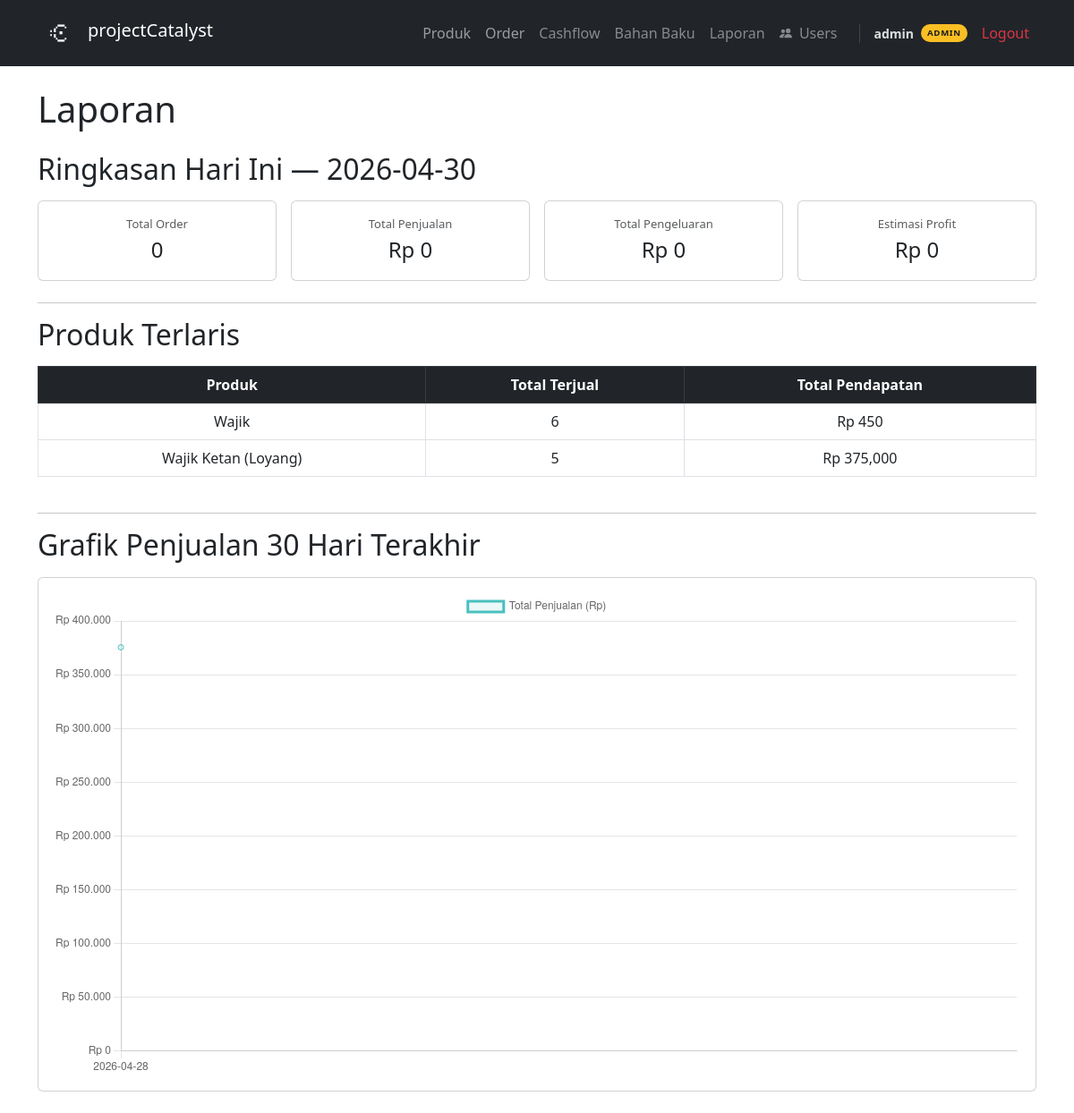
The app's page /reports (signed in) with its own data.
### tables this page shows
CREATE TABLE users (id INTEGER PRIMARY KEY AUTOINCREMENT, username TEXT UNIQUE NOT NULL, password_hash TEXT NOT NULL, created_at TIMESTAMP DEFAULT CURRENT_TIMESTAMP, role TEXT NOT NULL DEFAULT 'user');

CREATE TABLE products (
    id          INTEGER PRIMARY KEY AUTOINCREMENT,
    name        TEXT NOT NULL,
    price       REAL NOT NULL,
    unit        TEXT NOT NULL,
    is_active   INTEGER DEFAULT 1,
    created_at  TEXT DEFAULT CURRENT_TIMESTAMP
);

### app.py (the view)
@app.route('/reports')
@admin_required
def reports():
    from datetime import date
    today = date.today().isoformat()
    daily_orders, daily_expenses = get_daily_summary(today)
    top_products = get_top_products()
    monthly = get_monthly_summary()
    return render_template('reports.html',
        daily_orders=daily_orders,
        daily_expenses=daily_expenses,
        top_products=top_products,
        monthly=monthly,
        today=today
    )

### app.py (called while the page is built)
@login_manager.user_loader
def load_user(user_id):
    row = get_user_by_id(user_id)
    if row:
        return User(row['id'], row['username'], row['password_hash'], row['role'])
    return None

def admin_required(f):
    @wraps(f)
    @login_required
    def decorated(*args, **kwargs):
        if not current_user.is_admin:
            abort(403)
        return f(*args, **kwargs)
    return decorated

    @property
    def is_admin(self):
        return self.role == 'admin'

### database/db.py (called while the page is built)
def get_connection():
    conn = sqlite3.connect(DB_PATH)
    conn.row_factory = sqlite3.Row
    conn.execute("PRAGMA foreign_keys = ON")
    return conn

def get_user_by_id(user_id):
    conn = get_connection()
    user = conn.execute('SELECT * FROM users WHERE id = ?', (user_id,)).fetchone()
    conn.close()
    return user

def get_daily_summary(date):
    conn = get_connection()
    total_orders = conn.execute("""
        SELECT COUNT(*) as total_orders,
               SUM(oi.quantity * oi.price) as total_penjualan
        FROM orders o
        LEFT JOIN order_items oi ON o.id = oi.order_id
        WHERE o.order_date = ? AND o.status != 'cancelled'
    """, (date,)).fetchone()
    total_expenses = conn.execute("""
        SELECT SUM(amount) as total_pengeluaran
        FROM expenses
        WHERE date = ?
    """, (date,)).fetchone()
    conn.close()
    return total_orders, total_expenses

def get_top_products():
    conn = get_connection()
    products = conn.execute("""
        SELECT p.name,
               SUM(oi.quantity) as total_terjual,
               SUM(oi.quantity * oi.price) as total_pendapatan
        FROM order_items oi
        JOIN products p ON oi.product_id = p.id
        JOIN orders o ON oi.order_id = o.id
        WHERE o.status != 'cancelled'
        GROUP BY p.id
        ORDER BY total_terjual DESC
        LIMIT 5
    """).fetchall()
    conn.close()
    return products

def get_monthly_summary():
    conn = get_connection()
    summary = conn.execute("""
        SELECT o.order_date,
               COUNT(DISTINCT o.id) as total_order,
               SUM(oi.quantity * oi.price) as total_penjualan
        FROM orders o
        LEFT JOIN order_items oi ON o.id = oi.order_id
        WHERE o.status != 'cancelled'
        AND o.order_date >= DATE('now', '-30 days')
        GROUP BY o.order_date
        ORDER BY o.order_date ASC
    """).fetchall()
    conn.close()
    return summary

### templates/reports.html (shortened to what this page needs)
{% extends 'base.html' %}
{% block content %}
<h1 class="mb-4">Laporan</h1>
<h2 class="mb-3">Ringkasan Hari Ini — {{ today }}</h2>
<div class="row g-3 mb-4">
    <div class="col-md-3">
        <div class="card text-center p-3">
            <div class="text-muted" style="font-size:13px">Total Order</div>
            <div style="font-size:24px;font-weight:500">{{ daily_orders['total_orders'] or 0 }}</div>
        </div>
    </div>
    <div class="col-md-3">
        <div class="card text-center p-3">
            <div class="text-muted" style="font-size:13px">Total Penjualan</div>
            <div style="font-size:24px;font-weight:500">Rp {{ "{:,.0f}".format(daily_orders['total_penjualan'] or 0) }}</div>
        </div>
    </div>
    <div class="col-md-3">
        <div class="card text-center p-3">
            <div class="text-muted" style="font-size:13px">Total Pengeluaran</div>
            <div style="font-size:24px;font-weight:500">Rp {{ "{:,.0f}".format(daily_expenses['total_pengeluaran'] or 0) }}</div>
        </div>
    </div>
    <div class="col-md-3">
        <div class="card text-center p-3">
            <div class="text-muted" style="font-size:13px">Estimasi Profit</div>
            <div style="font-size:24px;font-weight:500">Rp {{ "{:,.0f}".format((daily_orders['total_penjualan'] or 0) - (daily_expenses['total_pengeluaran'] or 0)) }}</div>
        </div>
    </div>
</div>
<hr>
<h2 class="mb-3">Produk Terlaris</h2>
{% if top_products %}
<div class="table-responsive mb-4">
<table class="table table-bordered table-hover">
    <thead class="table-dark">
        <tr>
            <th>Produk</th>
            <th>Total Terjual</th>
            <th>Total Pendapatan</th>
        </tr>
    </thead>
    <tbody>
        {% for product in top_products %}
        <tr>
            <td>{{ product['name'] }}</td>
            <td>{{ product['total_terjual'] }}</td>
            <td>Rp {{ "{:,.0f}".format(product['total_pendapatan']) }}</td>
        </tr>
        {% endfor %}
    </tbody>
</table>
</div>
{% else %}
<p class="text-muted">Belum ada data.</p>
{% endif %}
<hr>
<h2 class="mb-3">Grafik Penjualan 30 Hari Terakhir</h2>
<div class="card p-3 mb-4">
    <canvas id="salesChart"></canvas>
</div>
<script>
    const labels = {{ monthly | map(attribute='order_date') | list | tojson }};
    const data = {{ monthly | map(attribute='total_penjualan') | list | tojson }};
    new Chart(document.getElementById('salesChart'), {
        type: 'line',
        data: {
            labels: labels,
            datasets: [{
                label: 'Total Penjualan (Rp)',
                data: data,
                borderColor: 'rgb(75, 192, 192)',
                backgroundColor: 'rgba(75, 192, 192, 0.1)',
                tension: 0.3,
                fill: true
            }]
        },
        options: {
            responsive: true,
            scales: {
                y: {
                    beginAtZero: true,
                    ticks: {
                        callback: value => 'Rp ' + value.toLocaleString('id-ID')
                    }
                }
            }
        }
    });
</script>
{% endblock %}

### templates/base.html (shortened to what this page needs)
<!DOCTYPE html>
<html lang="id">
<head>
    <link href="https://cdnjs.cloudflare.com/ajax/libs/bootstrap/5.3.0/css/bootstrap.min.css" rel="stylesheet">
</head>
<body>
<nav class="navbar navbar-expand-lg navbar-dark bg-dark">
    <div class="container">
        <a class="navbar-brand d-flex align-items-center gap-2" href="/">
            <img src="/static/logo.png" height="48" width="48" style="vertical-align: middle">
            <span style="margin-bottom: 6px">projectCatalyst</span>
        </a>
        <div class="collapse navbar-collapse" id="navmenu">
            <ul class="navbar-nav ms-auto align-items-lg-center">
                <li class="nav-item"><a class="nav-link" href="/products">Produk</a></li>
                <li class="nav-item"><a class="nav-link" href="/orders">Order</a></li>
                {% if current_user.is_authenticated and current_user.is_admin %}
                <li class="nav-item admin-only"><a class="nav-link" href="/cashflow">Cashflow</a></li>
                <li class="nav-item admin-only"><a class="nav-link" href="/ingredients">Bahan Baku</a></li>
                <li class="nav-item admin-only"><a class="nav-link" href="/reports">Laporan</a></li>
                <li class="nav-item admin-only">
                    <a class="nav-link" href="/admin/users">
                        Users
                    </a>
                </li>
                {% endif %}
                {% if current_user.is_authenticated %}
                <li class="nav-item ms-lg-3 d-flex align-items-center gap-2" style="border-left: 1px solid rgba(255,255,255,0.15); padding-left: 1rem;">
                    <span class="text-white small fw-semibold" style="opacity:.85">{{ current_user.username }}</span>
                    <span class="role-badge {{ current_user.role }}">{{ current_user.role }}</span>
                </li>
                {% endif %}
                <li class="nav-item ms-lg-2">
                    <a class="nav-link text-danger" href="{{ url_for('logout') }}">Logout</a>
                </li>
            </ul>
        </div>
    </div>
</nav>
<div class="container mt-4">
    {% block content %}{% endblock %}
</div>
</body>
</html>

### templates/base.html (style rules this page uses)
.card { transition: all 0.2s ease; cursor: pointer; }
.nav-link { transition: all 0.2s ease; position: relative; }
.nav-link::after { content: ''; position: absolute; bottom: 0; left: 0; width: 0; height: 2px; background: #fff; transition: width 0.3s ease; }
.table tbody tr:nth-child(even) { background-color: #eef2ff; }
.table td { text-align: center; vertical-align: middle; }
.table th { text-align: center; vertical-align: middle; }
.role-badge { font-size: 0.6rem; font-weight: 800; letter-spacing: 0.07em; padding: 2px 7px; border-radius: 999px; text-transform: uppercase; line-height: 1.6; display: inline-block; }
.role-badge.admin { background: #fbbf24; color: #1a1a1a; }
.nav-item.admin-only { opacity: 0.85; }

### records on screen
users: username "admin", role "ADMIN"
products: name "Wajik", total_terjual "6", total_pendapatan "450"
products: name "Wajik Ketan (Loyang)", total_terjual "5", total_pendapatan "375,000"

### other values on screen
{{ daily_orders['total_orders'] or 0 }} "0"
{{ "{:,.0f}".format(daily_orders['total_penjualan'] or 0) }} "0"
{{ "{:,.0f}".format(daily_expenses['total_pengeluaran'] or 0) }} "0"
chart data {{ monthly | map(attribute='order_date') | list | tojson }} ["2026-04-28"]
chart data {{ monthly | map(attribute='total_penjualan') | list | tojson }} [375450.0]
